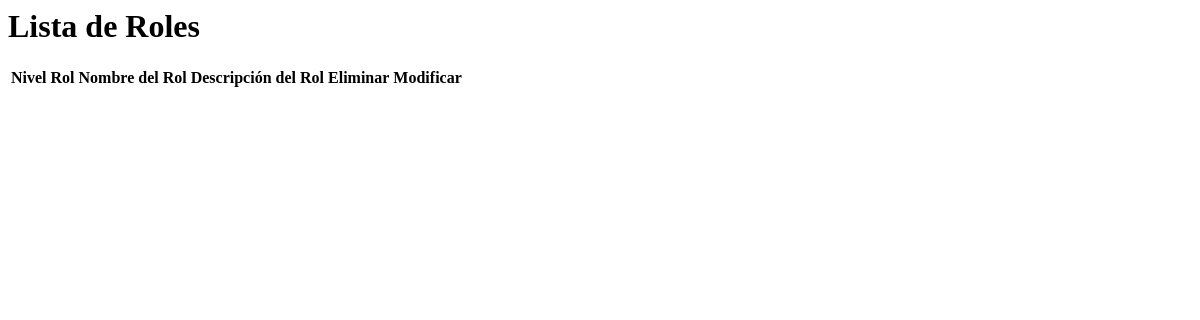
The page /Datos/actualizarRoles.php on the database as committed earlier.
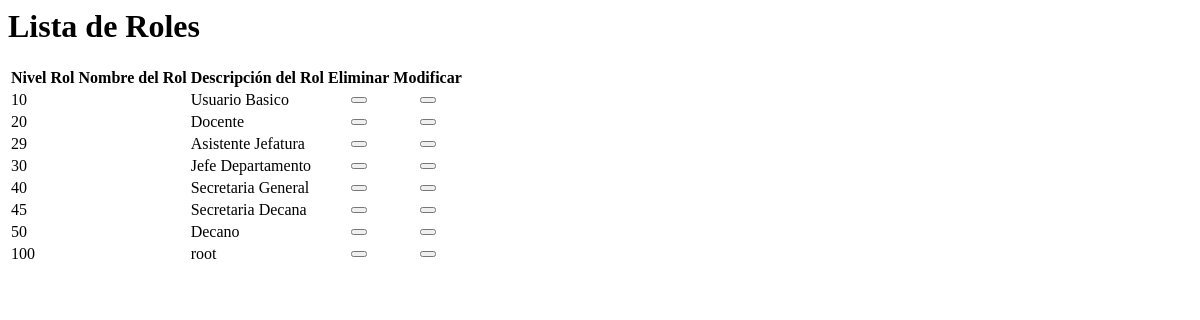
The same page on the database as committed later.
### tables this page shows
CREATE TABLE IF NOT EXISTS `roles` (
  `Id_Rol` tinyint(4) NOT NULL,
  `Descripcion` text NOT NULL
);

### Datos/actualizarRoles.php (called while the page is built, shortened)
<?php
       include '../Datos/cargarRoles.php';
?>

### Datos/cargarRoles.php (the view, shortened to what this page needs)
<?php
$pame = mysql_query("SELECT * FROM roles");
?>
<html lang="es">
    <head>
    </head>
    <body>
        <div class="row">
            <div class="col-lg-12">
                <h1 class="page-header">Lista de Roles</h1>
            </div>
        </div>
        <div class="table-responsive">
            <table id="tabla_roles" class="table table-bordered table-hover table-striped">
                <thead>
                    <tr>
                        <th><strong><center>Nivel Rol</center></strong></th>
                        <th><strong><center>Nombre del Rol</center></strong></th>
                        <th><strong><center>Descripción del Rol</center></strong></th>
                        <th><strong><center>Eliminar</center></strong></th>
                        <th><strong><center>Modificar</center></strong></th>
                    </tr>
                </thead>
                <tbody>
                    <?php
                    while ($row = mysql_fetch_array($pame)) {
                        $idRol = $row['Id_Rol'];
                        ?>
                        <tr>
                            <td id="idcargo"><?php echo $idRol ?></td>
                            <td><div class="text" id="nombre-<?php echo $idRol ?>"><?php echo $row['nombre_Rol'] ?></div></td>
                            <td><div class="text" id="descripcion-<?php echo $idRol ?>"><?php echo $row['Descripcion'] ?></div></td>
                            <td>
                    <center>
                        <button class="elimina btn btn-danger glyphicon glyphicon-trash"></button>
                    </center>
                    </td>
                    <td>
                    <center>
                        <button   type="button"  id="editar" href="#" class="editar btn btn-primary glyphicon glyphicon-edit" >
                        </button>
                    </center>
                    </td>
                    </tr>
                <?php } ?>
                </tbody>
            </table>
        </div>
    </body>
</html>

Rows that differ between the two databases and show on the page:
added roles: Id_Rol "10", Descripcion "Usuario Basico"
added roles: Id_Rol "20", Descripcion "Docente"
added roles: Id_Rol "29", Descripcion "Asistente Jefatura"
added roles: Id_Rol "30", Descripcion "Jefe Departamento"
added roles: Id_Rol "40", Descripcion "Secretaria General"
added roles: Id_Rol "45", Descripcion "Secretaria Decana"
added roles: Id_Rol "50", Descripcion "Decano"
added roles: Id_Rol "100", Descripcion "root"
